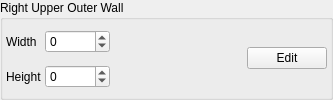
        <widget class="QGroupBox" name="groupBox_8">
         <property name="title">
          <string>Right Upper Outer Wall</string>
         </property>
         <layout class="QGridLayout" name="gridLayout_14">
          <property name="leftMargin">
           <number>3</number>
          </property>
          <property name="topMargin">
           <number>3</number>
          </property>
          <property name="rightMargin">
           <number>3</number>
          </property>
          <property name="bottomMargin">
           <number>3</number>
          </property>
          <property name="spacing">
           <number>3</number>
          </property>
          <item row="0" column="2" rowspan="2">
           <widget class="QLabel" name="lblRUOWallTex1">
            <property name="sizePolicy">
             <sizepolicy hsizetype="Fixed" vsizetype="Fixed">
              <horstretch>0</horstretch>
              <verstretch>0</verstretch>
             </sizepolicy>
            </property>
            <property name="minimumSize">
             <size>
              <width>64</width>
              <height>64</height>
             </size>
            </property>
            <property name="text">
             <string/>
            </property>
           </widget>
          </item>
          <item row="0" column="1">
           <widget class="QSpinBox" name="sbRUOWallHOffset">
            <property name="minimum">
             <number>-65535</number>
            </property>
            <property name="maximum">
             <number>65535</number>
            </property>
            <property name="singleStep">
             <number>100</number>
            </property>
           </widget>
          </item>
          <item row="1" column="1">
           <widget class="QSpinBox" name="sbRUOWallHeight">
            <property name="minimum">
             <number>-65535</number>
            </property>
            <property name="maximum">
             <number>65535</number>
            </property>
            <property name="singleStep">
             <number>100</number>
            </property>
           </widget>
          </item>
          <item row="0" column="3" rowspan="2">
           <widget class="QLabel" name="lblRUOWallTex2">
            <property name="sizePolicy">
             <sizepolicy hsizetype="Fixed" vsizetype="Fixed">
              <horstretch>0</horstretch>
              <verstretch>0</verstretch>
             </sizepolicy>
            </property>
            <property name="minimumSize">
             <size>
              <width>64</width>
              <height>64</height>
             </size>
            </property>
            <property name="text">
             <string/>
            </property>
           </widget>
          </item>
          <item row="1" column="0">
           <widget class="QLabel" name="label_40">
            <property name="text">
             <string>Height</string>
            </property>
           </widget>
          </item>
          <item row="0" column="0">
           <widget class="QLabel" name="label_41">
            <property name="text">
             <string>Width</string>
            </property>
           </widget>
          </item>
          <item row="0" column="4" rowspan="2">
           <widget class="QPushButton" name="pbEditRUOWall">
            <property name="text">
             <string>Edit</string>
            </property>
           </widget>
          </item>
         </layout>
        </widget>
